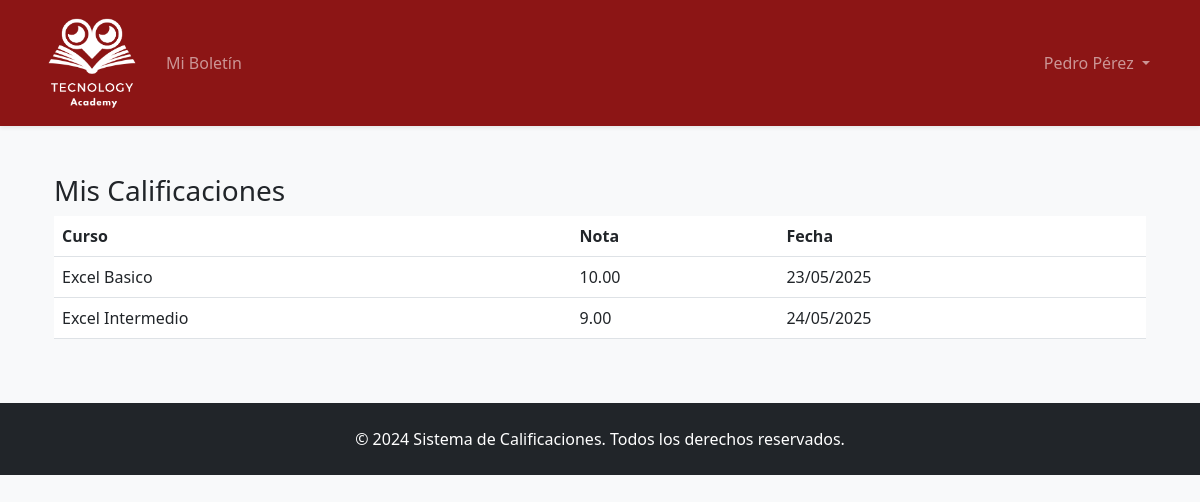
The page /perfil/ (signed in) on the database its author committed.
### calificaciones/models.py (models this page shows)
class UsuarioPersonalizado(AbstractUser):
    ROLES = (
        ('E', 'Estudiante'),
        ('P', 'Profesor'),
        ('A', 'Administrador'),
    )
    rol = models.CharField(max_length=1, choices=ROLES, default='E')

class Calificacion(models.Model):
    estudiante = models.ForeignKey(UsuarioPersonalizado, on_delete=models.CASCADE)
    curso = models.ForeignKey(Curso, on_delete=models.CASCADE)
    nota = models.DecimalField(max_digits=5, decimal_places=2)
    fecha = models.DateField(auto_now_add=True)

class Curso(models.Model):
    nombre = models.CharField(max_length=100)
    codigo = models.CharField(max_length=10, unique=True)
    profesor = models.ForeignKey(UsuarioPersonalizado, on_delete=models.SET_NULL, null=True)

### calificaciones/views.py (the view)
# urls.py: path('perfil/', views.perfil_estudiante, name='perfil_estudiante'),
@login_required
def perfil_estudiante(request):
    if request.user.rol != 'E':
        messages.error(request, 'Acceso restringido a estudiantes')
        return redirect('dashboard')
    calificaciones = Calificacion.objects.filter(estudiante=request.user).select_related('curso')
    promedio = calificaciones.aggregate(
    promedio=Avg('nota'))['promedio'] or 0  # Valor por defecto si no hay calificaciones
    return render(request, 'perfil_estudiante.html', {
        'calificaciones': calificaciones,
        'promedio': calificaciones.aggregate(Avg('nota'))['nota__avg']
    })

### templates/perfil_estudiante.html
{% extends 'base.html' %}
{% block content %}
<div class="container mt-4">
    <h3>Mis Calificaciones</h3>
    <div class="table-responsive">
        <table class="table table-hover">
            <thead>
                <tr>
                    <th>Curso</th>
                    <th>Nota</th>
                    <th>Fecha</th>
                </tr>
            </thead>
            <tbody>
                {% for calificacion in calificaciones %}
                <tr>
                    <td>{{ calificacion.curso.nombre }}</td>
                    <td>{{ calificacion.nota }}</td>
                    <td>{{ calificacion.fecha|date:"d/m/Y" }}</td>
                </tr>
                {% endfor %}
            </tbody>
        </table>
    </div>
</div>
{% endblock %}

### templates/base.html (shortened to what this page needs)
{% load static %}
<!DOCTYPE html>
<html lang="es">
<head>
    <link href="https://cdn.jsdelivr.net/npm/bootstrap@5.3.0/dist/css/bootstrap.min.css" rel="stylesheet">
    <link rel="stylesheet" href="{% static 'css/custom.css' %}">
</head>
<body class="bg-light">
    <nav class="navbar navbar-expand-lg navbar-dark bg-dark-red shadow-sm">
        <div class="container">
            <a class="navbar-brand" href="{% url 'dashboard' %}">
                <img src="{% static 'img/logo.png' %}" alt="Logo" height="100">
            </a>
            <div class="collapse navbar-collapse" id="navbarNav">
                <ul class="navbar-nav me-auto">
                    {% if user.is_authenticated %}
                        {% if user.rol == 'E' %}
                            <li class="nav-item">
                                <a class="nav-link" href="{% url 'perfil_estudiante' %}">Mi Boletín</a>
                            </li>
                        {% elif user.rol == 'P' %}
                            <li class="nav-item">
                                <a class="nav-link" href="{% url 'gestion_calificaciones' %}">Mis Cursos</a>
                            </li>
                        {% elif user.rol == 'A' %}
                        <li class="nav-item">
                            <a class="nav-link" href="/admin"> Panel Administrativo</a>
                        </li>
                        {% endif %}
                    {% endif %}
                </ul>
                <ul class="navbar-nav">
                    {% if user.is_authenticated %}
                        <li class="nav-item dropdown">
                            <a class="nav-link dropdown-toggle" href="#" role="button" data-bs-toggle="dropdown">
                                {{ user.get_full_name }}
                            </a>
                        </li>
                    {% else %}
                        <li class="nav-item">
                            <a class="nav-link" href="{% url 'login' %}">Ingresar</a>
                        </li>
                    {% endif %}
                </ul>
            </div>
        </div>
    </nav>
    <main class="container my-5">
        {% block content %}{% endblock %}
    </main>
    <footer class="bg-dark text-white py-4 mt-5">
        <div class="container text-center">
            <p class="mb-0">&copy; 2024 Sistema de Calificaciones. Todos los derechos reservados.</p>
        </div>
    </footer>
</body>
</html>

### static/css/custom.css (style rules this page uses)
:root { --dark-red: #8C1515; --hover-red: #6a0f0f; }
.bg-dark-red { background-color: var(--dark-red) !important; }
.bg-dark-red { background-color: #8C1515; }

### rows shown on the page
UsuarioPersonalizado: get_full_name "Pedro Pérez"
Calificacion: curso.nombre "Excel Basico", nota "10.00", fecha "23/05/2025"
Calificacion: curso.nombre "Excel Intermedio", nota "9.00", fecha "24/05/2025"
